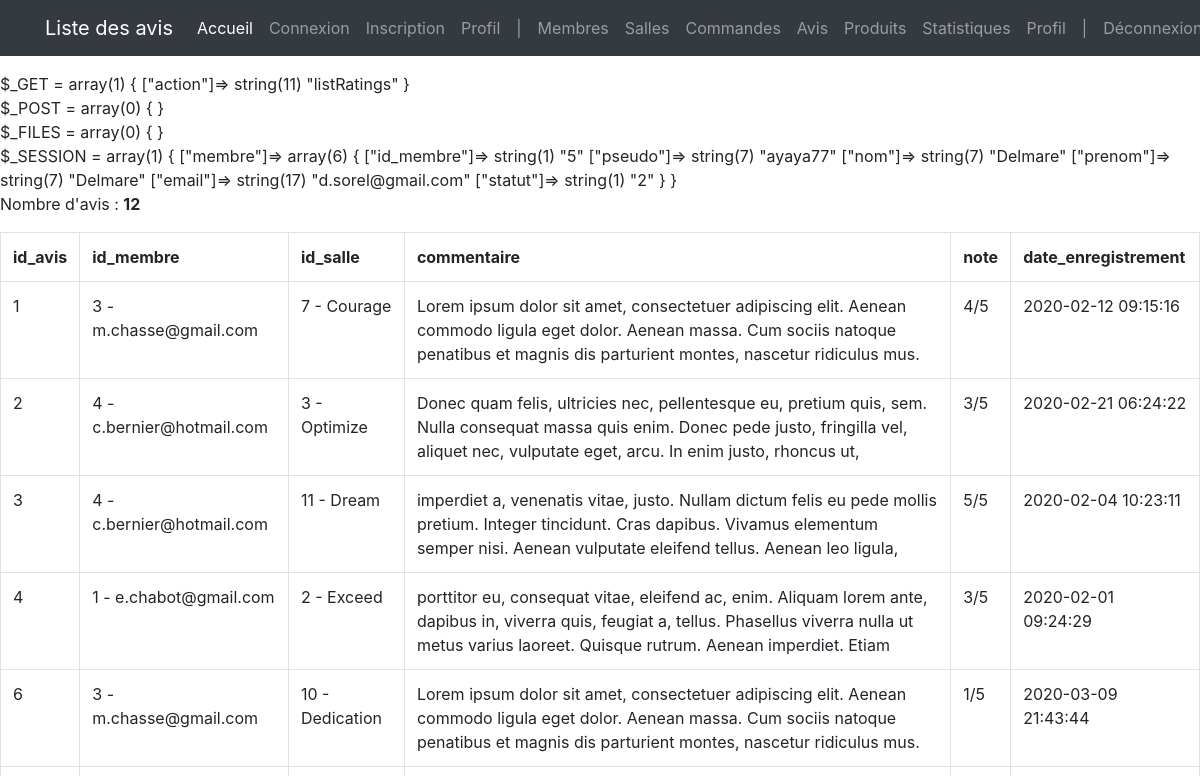
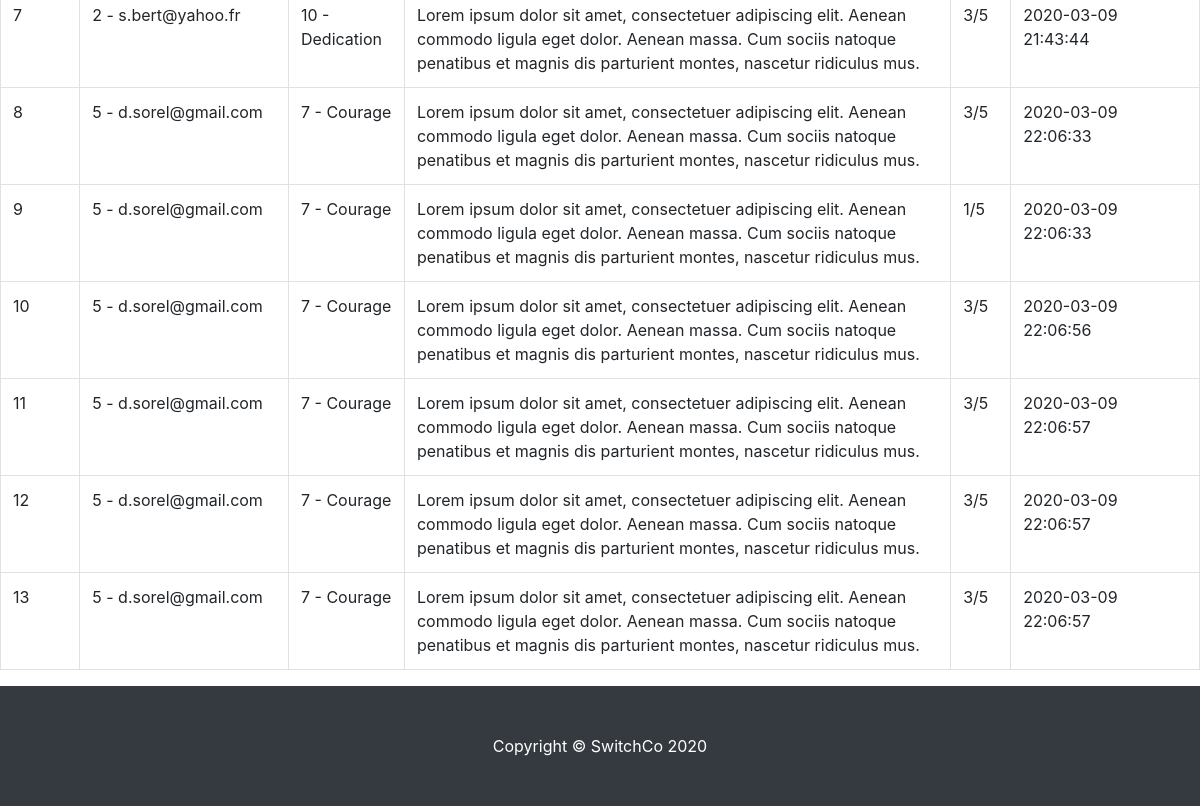
The app's page /index.php?action=listRatings (signed in), older data (2 pictures, top to bottom).
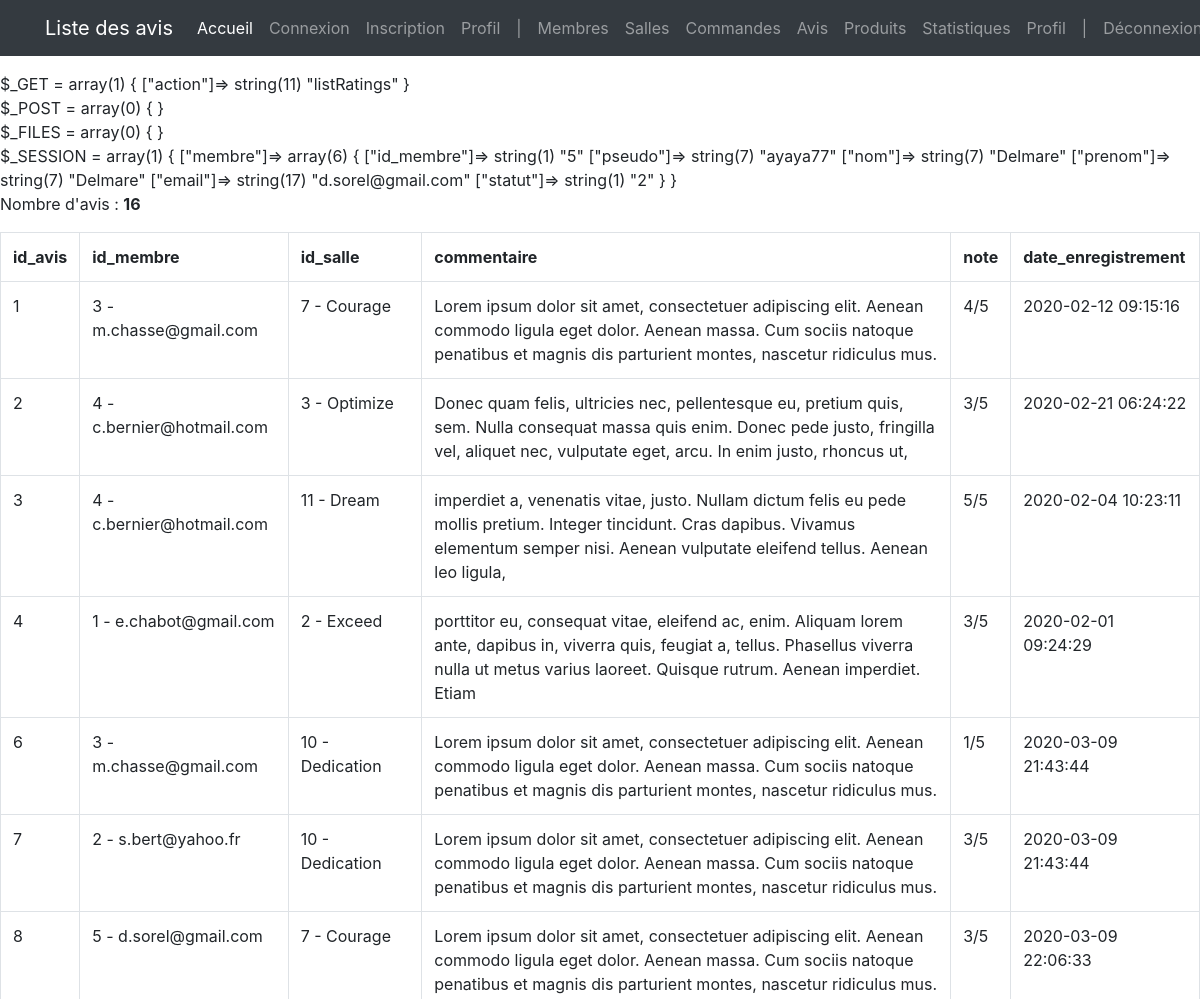
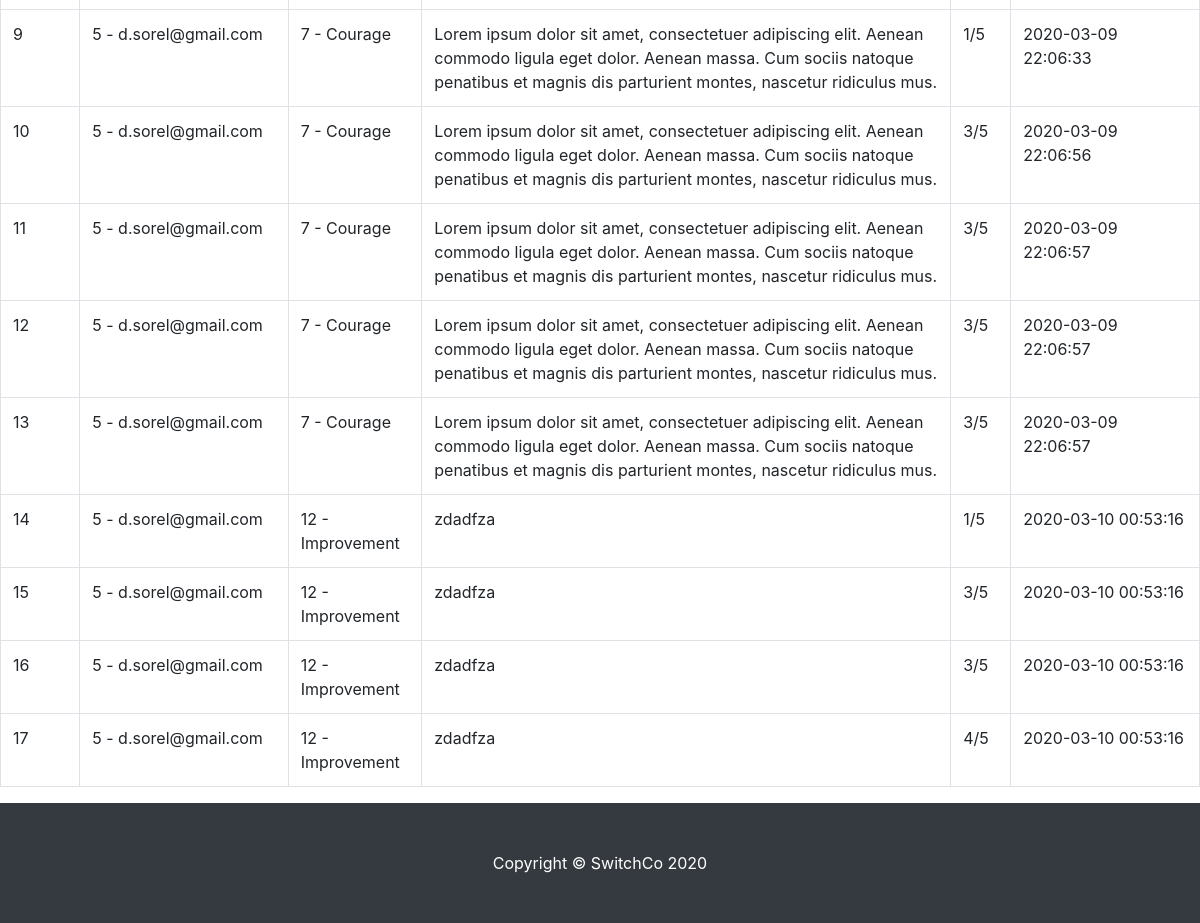
The same page, newer data (2 pictures, top to bottom).
### tables this page shows
CREATE TABLE `avis` (
  `id_avis` int(3) NOT NULL,
  `id_membre` int(3) NOT NULL,
  `id_salle` int(3) NOT NULL,
  `commentaire` text NOT NULL,
  `note` int(2) NOT NULL,
  `date_enregistrement` datetime NOT NULL DEFAULT current_timestamp()
);

CREATE TABLE `membre` (
  `id_membre` int(3) NOT NULL,
  `pseudo` varchar(20) NOT NULL,
  `mdp` varchar(60) NOT NULL,
  `nom` varchar(20) NOT NULL,
  `prenom` varchar(20) NOT NULL,
  `email` varchar(50) NOT NULL,
  `civilite` enum('m','f') NOT NULL,
  `statut` int(1) NOT NULL,
  `date_enregistrement` datetime NOT NULL
);

CREATE TABLE `salle` (
  `id_salle` int(3) NOT NULL,
  `titre` varchar(200) NOT NULL,
  `description` text NOT NULL,
  `photo` varchar(200) DEFAULT NULL,
  `pays` varchar(20) NOT NULL,
  `ville` varchar(20) NOT NULL,
  `adresse` varchar(50) NOT NULL,
  `cp` int(5) NOT NULL,
  `capacite` int(3) NOT NULL,
  `categorie` enum('reunion','bureau','formation') NOT NULL
);

### controller/controller.php (called while the page is built, shortened)
<?php
require('model/model.php');
function showRatings()
{
    $notice_list = getAllRatings();
    require('view/back-office/ratingsView.php');
}

### model/model.php (called while the page is built, shortened)
<?php
function dbConnect()
{
    $host_db = 'mysql:host=localhost;dbname=projet_switch';
    $login = 'root';
    $password = '';
    $options = array(
        PDO::ATTR_ERRMODE => PDO::ERRMODE_WARNING,
        PDO::MYSQL_ATTR_INIT_COMMAND => 'SET NAMES utf8'
    );
    return new PDO($host_db, $login, $password, $options);
}
function getAllRatings(){
    $pdo = dbConnect();
    return $pdo->query('SELECT avis.id_avis, avis.id_membre, membre.email, avis.id_salle, salle.titre, avis.commentaire, avis.note, avis.date_enregistrement
    FROM avis, membre, salle
    WHERE avis.id_membre = membre.id_membre
    AND avis.id_salle = salle.id_salle');
}

### view/back-office/ratingsView.php (the view, shortened to what this page needs)
<?php if (!empty($notice_list)) {
    echo '<p>Nombre d\'avis : <b>' . $notice_list->rowCount() . '</b></p>';
} ?>
    <div class="table-responsive">
        <table class="table table-bordered">
            <tr>
                <th>id_avis</th>
                <th>id_membre</th>
                <th>id_salle</th>
                <th>commentaire</th>
                <th>note</th>
                <th>date_enregistrement</th>
            </tr>
            <?php
            while ($avis = $notice_list->fetch(PDO::FETCH_ASSOC)) {
                echo '<tr>';
                echo '<td>' . $avis['id_avis'] . '</td>';
                echo '<td>' . $avis['id_membre'] . ' - ' . $avis['email'] . '</td>';
                echo '<td>' . $avis['id_salle'] . ' - ' . $avis['titre'] . '</td>';
                echo '<td>' . $avis['commentaire'] . '</td>';
                echo '<td>' . $avis['note'] . '/5</td>';
                echo '<td>' . $avis['date_enregistrement'] . '</td>';
                echo '</tr>';
            }
            ?>
        </table>
    </div>
<?php require('view/template/template.php'); ?>

Row changes from the older to the newer data that the page shows:
added avis: id_avis "14", id_membre "5", id_membre.email "d.sorel@gmail.com", id_salle "12", id_salle.titre "Improvement", commentaire "zdadfza", note "1", date_enregistrement "2020-03-10 00:53:16"
added avis: id_avis "15", id_membre "5", id_membre.email "d.sorel@gmail.com", id_salle "12", id_salle.titre "Improvement", commentaire "zdadfza", note "3", date_enregistrement "2020-03-10 00:53:16"
added avis: id_avis "16", id_membre "5", id_membre.email "d.sorel@gmail.com", id_salle "12", id_salle.titre "Improvement", commentaire "zdadfza", note "3", date_enregistrement "2020-03-10 00:53:16"
added avis: id_avis "17", id_membre "5", id_membre.email "d.sorel@gmail.com", id_salle "12", id_salle.titre "Improvement", commentaire "zdadfza", note "4", date_enregistrement "2020-03-10 00:53:16"
Text that changed along with them:
$notice_list->rowCount(): "12" → "16"
